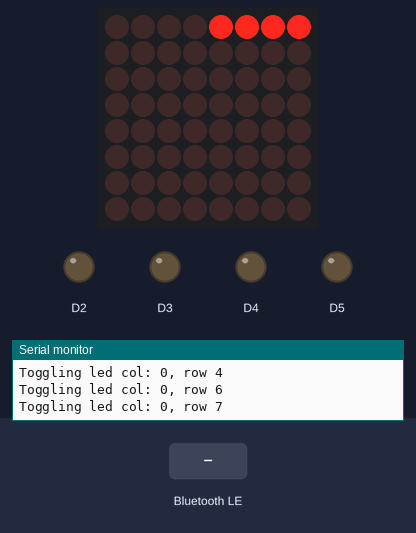
Simulated run of this sketch. Board: Arduino Nano 33 IoT. Shown: 8×8 LED matrix, output pins drawn as LEDs (lit = HIGH), the last lines printed to the serial monitor. The inputs (shaded band) are chosen by the test bench. Nothing arrives over Bluetooth unless stated; a phone connects over Bluetooth LE 3 s after start.

Above: at 3.45 s.
4.5 s: Bluetooth LE write "1" received
At 5.7 s:
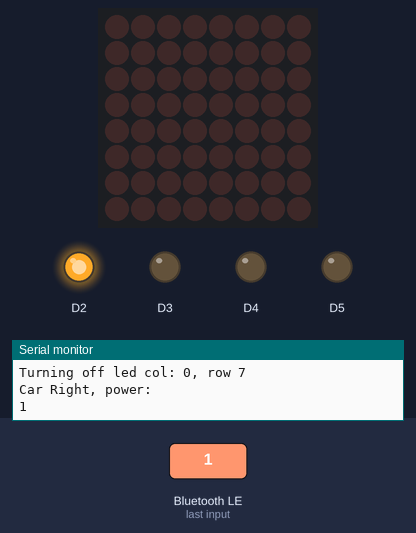
6.0 s: Bluetooth LE write "0" received
At 7.0 s:
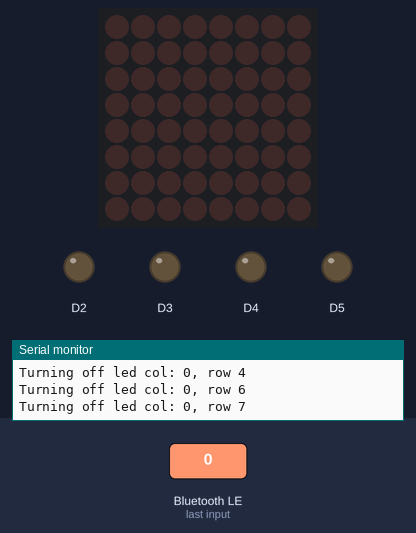
7.5 s: Bluetooth LE write "2" received
At 8.2 s:
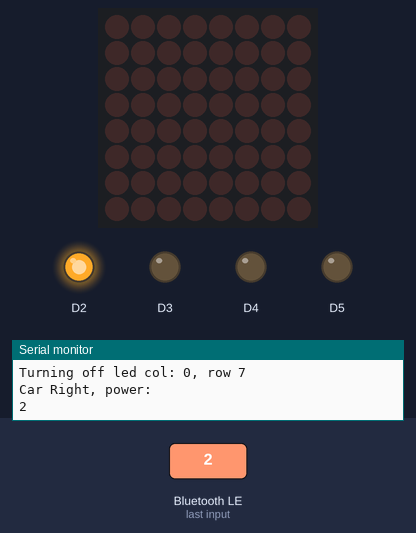
Timing chart, 0 to 10.5 s (numbered marks = the images above; inputs shaded):
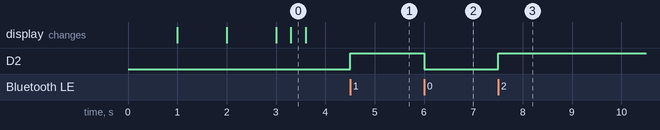

Measured:
- after the input at 4.5 s, D2: LOW → HIGH at once
- after the input at 6.0 s, D2: HIGH → LOW at once
- after the input at 7.5 s, D2: LOW → HIGH at once

The sketch:

RC_car_BLE.ino
```cpp
/*
  NeOCampus RC Car

  The circuit:
  - Arduino MKR WiFi 1010, Arduino Uno WiFi Rev2 board, Arduino Nano 33 IoT,
    Arduino Nano 33 BLE, or Arduino Nano 33 BLE Sense board.

  You can use a generic BLE central app, like LightBlue (iOS and Android) or
  nRF Connect (Android), to interact with the services and characteristics
  created in this sketch.

  NeOCampus RcCar code ( Red BMW )
  Made for use on Arduino Nano 33 BLE Sense ( or Arduino Nano 33 BLE )

  ---- Compatible with Android application : BLE Simple Remote - Ferdinand Stueckler ----
  Author: Sebastian Lucas - 2019-2020
*/

#include "LedControl.h" //  need the library
LedControl lc=LedControl(11,13,10,1); //

// pin 11 is connected to the MAX7219 pin 1
// pin 13 is connected to the CLK pin 13
// pin 10 is connected to LOAD pin 12
// 1 as we are only using 1 MAX7219

#include <ArduinoBLE.h>

BLEService carService("1101");
BLEWordCharacteristic carMove("2101", BLERead | BLEWrite);

unsigned long oldmillis = 0;
boolean TickTock = false;

void setup() {

Serial.begin(9600);

//Setup the control pins
pinMode(2, OUTPUT);
pinMode(3, OUTPUT);
pinMode(4, OUTPUT);
pinMode(5, OUTPUT);

//Led control setup
// the zero refers to the MAX7219 number, it is zero for 1 chip
lc.shutdown(0,false);// turn off power saving, enables display
lc.setIntensity(0,8);// sets brightness (0~15 possible values)
lc.clearDisplay(0);// clear screen

if (!BLE.begin())
{
Serial.println("starting BLE failed!");
while (1);
}

BLE.setLocalName("RCCar");
BLE.setAdvertisedService(carService);
carService.addCharacteristic(carMove);

BLE.addService(carService);

BLE.advertise();
Serial.println("Bluetooth device active, waiting for connections...");

}

void loop() {

  //Flash the back lights until we are connected
  if(millis() > oldmillis+1000)
  {
    TickTock = !TickTock;
    Serial.println("Toggling led col: 0, row 5");
    lc.setLed(0,0,5,TickTock); // turns on LED at col, row
    Serial.println("Toggling led col: 0, row 4");
    lc.setLed(0,0,4,TickTock); // turns on LED at col, row
    Serial.println("Toggling led col: 0, row 6");
    lc.setLed(0,0,6,TickTock); // turns on LED at col, row
    Serial.println("Toggling led col: 0, row 7");
    lc.setLed(0,0,7,TickTock); // turns on LED at col, row
    oldmillis=millis();
  }

  // listen for BLE peripherals to connect:
  BLEDevice central = BLE.central();

  // if a central is connected to peripheral:
  if (central) {
    Serial.print("Connected to central: ");
    // print the central's MAC address:
    Serial.println(central.address());

    //Flash leds to say we are connected

    //Turn on all the lights
    Serial.println("Toggling led col: 0, row 5");
    lc.setLed(0,0,5,true); // turns on LED at col, row
    Serial.println("Toggling led col: 0, row 4");
    lc.setLed(0,0,4,true); // turns on LED at col, row
    Serial.println("Toggling led col: 0, row 6");
    lc.setLed(0,0,6,true); // turns on LED at col, row
    Serial.println("Toggling led col: 0, row 7");
    lc.setLed(0,0,7,true); // turns on LED at col, row

    //Toggle the lights 3 times
    for (int led_counter = 0; led_counter < 3; led_counter++)
    {
      lc.shutdown(0,true);
      delay(100);
      lc.shutdown(0,false);
      delay(100);
    }

    //Turn off all the lights
    Serial.println("Turning off led col: 0, row 5");
    lc.setLed(0,0,5,false); // turns on LED at col, row
    Serial.println("Turning off led col: 0, row 4");
    lc.setLed(0,0,4,false); // turns on LED at col, row
    Serial.println("Turning off led col: 0, row 6");
    lc.setLed(0,0,6,false); // turns on LED at col, row
    Serial.println("Turning off led col: 0, row 7");
    lc.setLed(0,0,7,false); // turns on LED at col, row


    // while the central is still connected to peripheral:
    while (central.connected())
    {
      if (carMove.written())
      {
        //Forward
        if( (highByte(carMove.value()) < 100) && (highByte(carMove.value()) > 0) )
        {
          Serial.println("Car Forward, power: ");
          Serial.println(highByte(carMove.value()));
          analogWrite(3, ( (int)( ( (int)highByte(carMove.value()) )*2.55) ) ); // sets the digital pin 21 on

          //Turn on front lights
          Serial.println("Turning on led col: 0, row 6");
          lc.setLed(0,0,6,true); // turns on LED at col, row
          Serial.println("Turning on led col: 0, row 7");
          lc.setLed(0,0,7,true); // turns on LED at col, row
        }

        //Backward
        if( (highByte(carMove.value()) < 256) && (highByte(carMove.value()) > 156) )
        {
          Serial.println("Car Backward, power: ");
          Serial.println(highByte(carMove.value()));
          Serial.println(( (int) ((int) ( ( ( (-1)*highByte(carMove.value()) )+256)*2.55 ) )  ) );
          analogWrite(5, ( (int) ((int) ( ( ( (-1)*highByte(carMove.value()) )+256)*2.55 ) )  ) ); // sets the digital pin 23 on

          //Turn on back lights
          Serial.println("Turning on led col: 0, row 5");
          lc.setLed(0,0,5,true); // turns on LED at col, row
          Serial.println("Turning on led col: 0, row 4");
          lc.setLed(0,0,4,true); // turns on LED at col, row
        }

        //Left
        if( (lowByte(carMove.value()) < 256) && (lowByte(carMove.value()) > 156) )
        {
          Serial.println("Car Left, power: ");
          Serial.println(lowByte(carMove.value()));
          digitalWrite(4, HIGH); // sets the digital pin 20 on
        }

        //Right
        if( (lowByte(carMove.value()) < 100) && (lowByte(carMove.value()) > 0) )
        {
          Serial.println("Car Right, power: ");
          Serial.println(lowByte(carMove.value()));
          digitalWrite(2, HIGH); // sets the digital pin 22 on
        }

        //Stop
        if( (highByte(carMove.value()) == 0) && (lowByte(carMove.value()) == 0) )
        {
          Serial.println("Car Stopped, power: ");
          Serial.println(highByte(carMove.value()));
          digitalWrite(2, LOW);
          analogWrite(3, 0);
          digitalWrite(4, LOW);
          analogWrite(5, LOW);

          //Lights
          //Turn off back lights
          Serial.println("Turning off led col: 0, row 5");
          lc.setLed(0,0,5,false); // turns on LED at col, row
          Serial.println("Turning off led col: 0, row 4");
          lc.setLed(0,0,4,false); // turns on LED at col, row

           //Turn off front lights
          Serial.println("Turning off led col: 0, row 6");
          lc.setLed(0,0,6,false); // turns on LED at col, row
          Serial.println("Turning off led col: 0, row 7");
          lc.setLed(0,0,7,false); // turns on LED at col, row

        }
      }
    }

    // when the central disconnects, print it out:
    Serial.print(F("Disconnected from central: "));
    Serial.println(central.address());
  }
}
```
